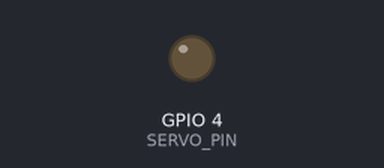
The sketch below on a simulated ESP32. Parts: output pins drawn as LEDs (lit = HIGH).

Above: at 0.0 s.
At 3.3 s:
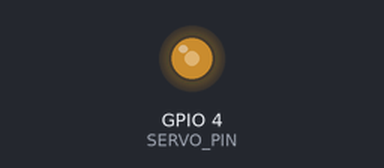
Timing chart, 0 to 4.8 s (numbered marks = the images above):
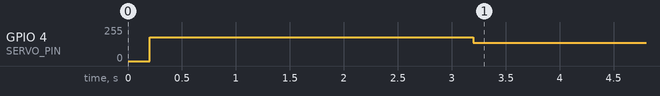

The sketch:

servomove.ino
```cpp
// Servo stuff
#define SERVO_PIN    4
#define PWM_FREQ     333
#define PWM_RES      16

static const int PULSE_MIN_US = 800;
static const int PULSE_MAX_US = 2200;
static const int ANGLE_MIN    = -60;
static const int ANGLE_MAX    =  60;

static const int ANGLE_INIT = 50; // home
static const int ANGLE_GO   = 10; // release

uint32_t period_us() {
  return 1000000UL / PWM_FREQ;
}

uint32_t usToDuty(uint32_t pulse_us) {
  uint32_t maxDuty = (1UL << PWM_RES) - 1UL;
  uint32_t period  = period_us();
  if (pulse_us > period) pulse_us = period;
  return (pulse_us * maxDuty) / period;
}

void writeServoPulse(uint32_t pulse_us) {
  ledcWrite(SERVO_PIN, usToDuty(pulse_us));
}

void writeServoAngle(int angle) {
  angle = constrain(angle, ANGLE_MIN, ANGLE_MAX);
  long pulse = map(angle, ANGLE_MIN, ANGLE_MAX, PULSE_MIN_US, PULSE_MAX_US);
  writeServoPulse((uint32_t)pulse);
}

void setup() {
  Serial.begin(115200);
  delay(200);

  // Attach PWM to servo pin
  bool ok = ledcAttach(SERVO_PIN, PWM_FREQ, PWM_RES);
  if (!ok) {
    Serial.println("LEDC attach failed!");
    while (true) {}
  }

  writeServoAngle(ANGLE_INIT); // home

  delay(3000); // 3 second timer === CHANGE ===

  writeServoAngle(ANGLE_GO); // release
}

void loop() {
  // servo holds position
  delay(100);
}
```
